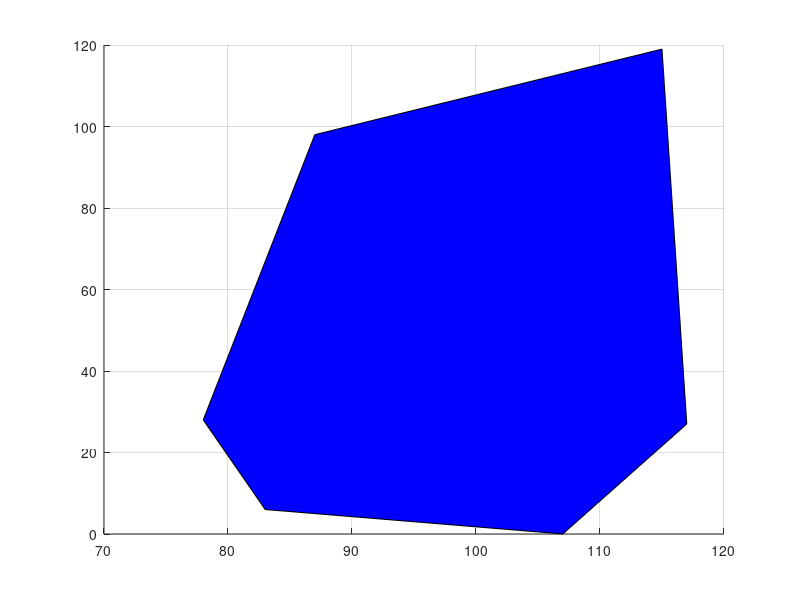

Source code (MATLAB): (Note: this script raises an error after producing the figure.)
function Display800
X = [87,117,115,83,107,78,115,78,94,100,104,71,55,45,95,72,41,62,41,42,20,66,42,0,45,23,61,36,2,28,3,15,19,0,24,21,11,4,8,32,23,23,2,37,37,37,60,22,23,22,2,36,36,22,22,2,61,31,22,23,39,24,24,22,39,24,24,24,24,39]
Y = [98,27,119,6,0,28,90,28,22,25,66,47,11,41,41,72,3,32,22,0,68,119,107,36,73,51,91,62,70,106,0,113,21,88,91,41,84,23,100,82,51,51,71,62,62,62,90,40,51,40,71,62,61,40,40,71,91,80,40,51,20,51,51,40,20,51,51,51,51,20]
c=zeros(70, 3)
for j=1:10,
    c(j, 1) = 0;
    c(j, 2) = 0;
    c(j, 3) = 1;
end
for j=11:20,
   c(j, 1) = 1;
  c(j, 2) = 0;
    c(j, 3) = 0;
end
for j=21:30,
    c(j, 1) = 0;
    c(j, 2) = 1;
    c(j, 3) = 0;
end
for j=31:40,
    c(j, 1) = 0;
    c(j, 2) = 0;
    c(j, 3) = 0;
end
for j=41:70,
    c(j, 1) = 1;
    c(j, 2) = 0;
    c(j, 3) = 1;
end
pointX0 = [107.0,117.0,115.0,87.0,78.0,83.0]
pointY0 = [0.0,27.0,119.0,98.0,28.0,6.0]
pointX1 = [42.0,95.0,104.0,72.0,45.0,41.0,41.0]
pointY1 = [0.0,41.0,66.0,72.0,41.0,22.0,3.0]
pointX2 = [0.0,23.0,36.0,61.0,66.0,28.0,2.0]
pointY2 = [36.0,51.0,62.0,91.0,119.0,106.0,70.0]
pointX3 = [3.0,19.0,32.0,15.0,0.0]
pointY3 = [0.0,21.0,82.0,113.0,88.0]
figure
grid on
hold on
fill( pointX0, pointY0, 'b')
alpha(0.3)
hold on
fill(pointX1, pointY1, 'r')
alpha(0.3)
hold on
fill(pointX2, pointY2, 'g')
alpha(0.3)
hold on
fill(pointX3, pointY3, 'black')
alpha(0.3)
h = scatter(X,Y, 70, c);
end
